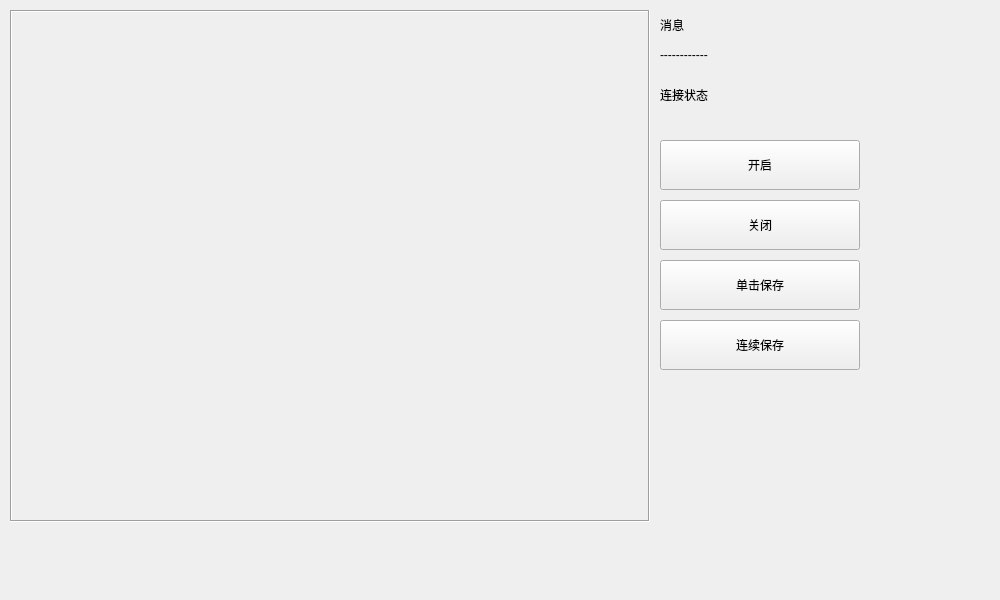
<?xml version="1.0" encoding="UTF-8"?>
<ui version="4.0">
 <class>CameraControlClass</class>
 <widget class="QMainWindow" name="CameraControlClass">
  <property name="geometry">
   <rect>
    <x>0</x>
    <y>0</y>
    <width>1000</width>
    <height>600</height>
   </rect>
  </property>
  <property name="sizePolicy">
   <sizepolicy hsizetype="Preferred" vsizetype="Preferred">
    <horstretch>0</horstretch>
    <verstretch>0</verstretch>
   </sizepolicy>
  </property>
  <property name="minimumSize">
   <size>
    <width>1000</width>
    <height>600</height>
   </size>
  </property>
  <property name="windowTitle">
   <string>CameraControl</string>
  </property>
  <widget class="QWidget" name="centralWidget">
   <widget class="QLabel" name="ViewLabel">
    <property name="geometry">
     <rect>
      <x>10</x>
      <y>10</y>
      <width>640</width>
      <height>512</height>
     </rect>
    </property>
    <property name="frameShape">
     <enum>QFrame::Box</enum>
    </property>
    <property name="frameShadow">
     <enum>QFrame::Sunken</enum>
    </property>
    <property name="text">
     <string/>
    </property>
   </widget>
   <widget class="QLabel" name="MessageLabel">
    <property name="geometry">
     <rect>
      <x>660</x>
      <y>10</y>
      <width>200</width>
      <height>30</height>
     </rect>
    </property>
    <property name="contextMenuPolicy">
     <enum>Qt::NoContextMenu</enum>
    </property>
    <property name="layoutDirection">
     <enum>Qt::LeftToRight</enum>
    </property>
    <property name="frameShape">
     <enum>QFrame::NoFrame</enum>
    </property>
    <property name="frameShadow">
     <enum>QFrame::Plain</enum>
    </property>
    <property name="text">
     <string>消息</string>
    </property>
    <property name="textFormat">
     <enum>Qt::PlainText</enum>
    </property>
   </widget>
   <widget class="QLabel" name="ConnectStatusLabel">
    <property name="geometry">
     <rect>
      <x>660</x>
      <y>80</y>
      <width>200</width>
      <height>30</height>
     </rect>
    </property>
    <property name="text">
     <string>连接状态</string>
    </property>
   </widget>
   <widget class="QPushButton" name="openBtn">
    <property name="geometry">
     <rect>
      <x>660</x>
      <y>140</y>
      <width>200</width>
      <height>50</height>
     </rect>
    </property>
    <property name="text">
     <string>开启</string>
    </property>
   </widget>
   <widget class="QPushButton" name="closeBtn">
    <property name="geometry">
     <rect>
      <x>660</x>
      <y>200</y>
      <width>200</width>
      <height>50</height>
     </rect>
    </property>
    <property name="text">
     <string>关闭</string>
    </property>
   </widget>
   <widget class="QPushButton" name="cameraShotBtn">
    <property name="geometry">
     <rect>
      <x>660</x>
      <y>260</y>
      <width>200</width>
      <height>50</height>
     </rect>
    </property>
    <property name="text">
     <string>单击保存</string>
    </property>
   </widget>
   <widget class="QPushButton" name="cameraShotBtn2">
    <property name="geometry">
     <rect>
      <x>660</x>
      <y>320</y>
      <width>200</width>
      <height>50</height>
     </rect>
    </property>
    <property name="text">
     <string>连续保存</string>
    </property>
   </widget>
   <widget class="QLabel" name="MessageLabel_2">
    <property name="geometry">
     <rect>
      <x>660</x>
      <y>40</y>
      <width>200</width>
      <height>30</height>
     </rect>
    </property>
    <property name="contextMenuPolicy">
     <enum>Qt::NoContextMenu</enum>
    </property>
    <property name="layoutDirection">
     <enum>Qt::LeftToRight</enum>
    </property>
    <property name="frameShape">
     <enum>QFrame::NoFrame</enum>
    </property>
    <property name="frameShadow">
     <enum>QFrame::Plain</enum>
    </property>
    <property name="text">
     <string>------------</string>
    </property>
    <property name="textFormat">
     <enum>Qt::PlainText</enum>
    </property>
   </widget>
  </widget>
 </widget>
 <layoutdefault spacing="6" margin="11"/>
 <resources>
  <include location="CameraControl.qrc"/>
 </resources>
 <connections/>
</ui>
